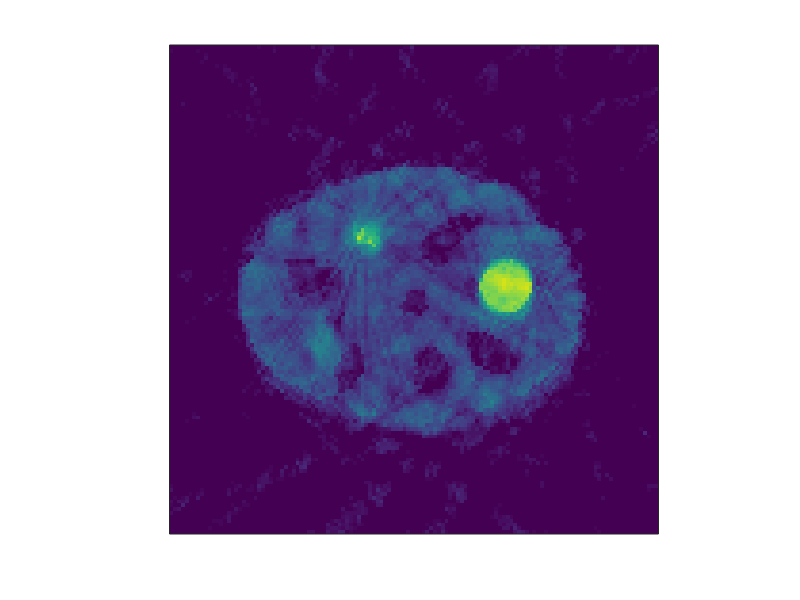
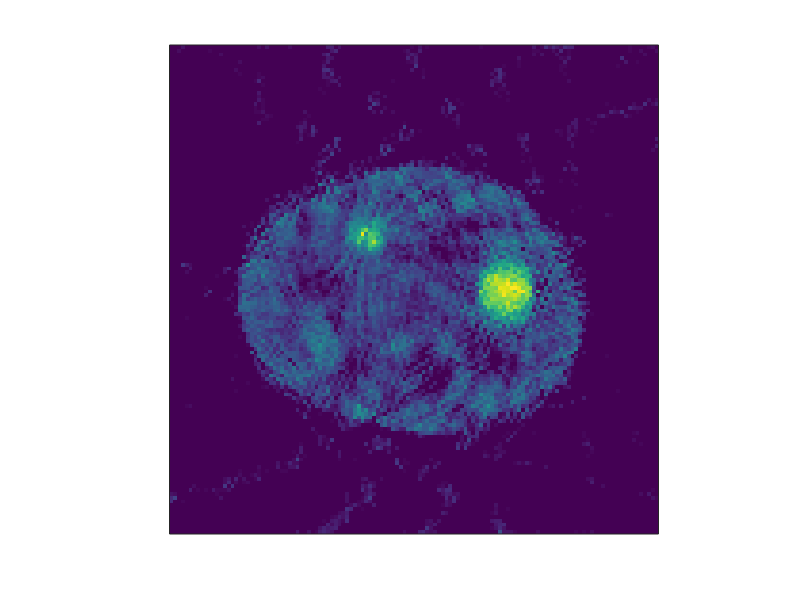
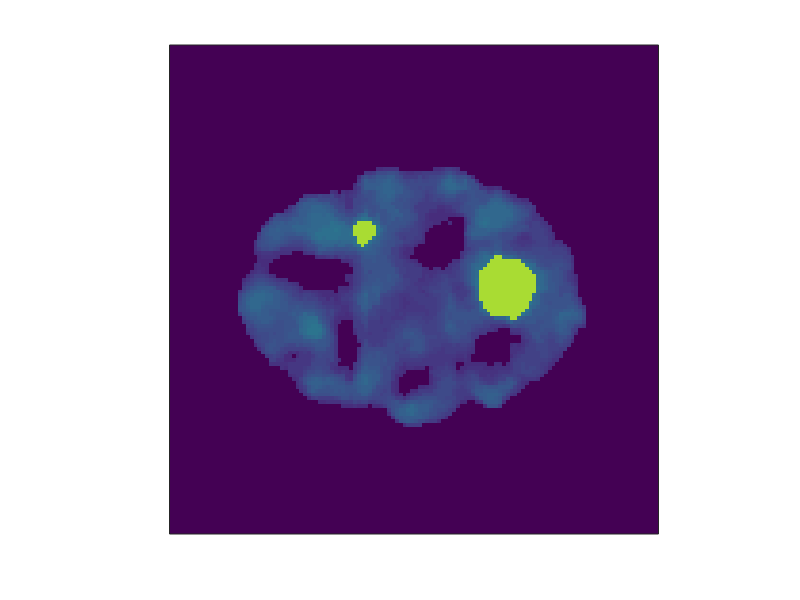
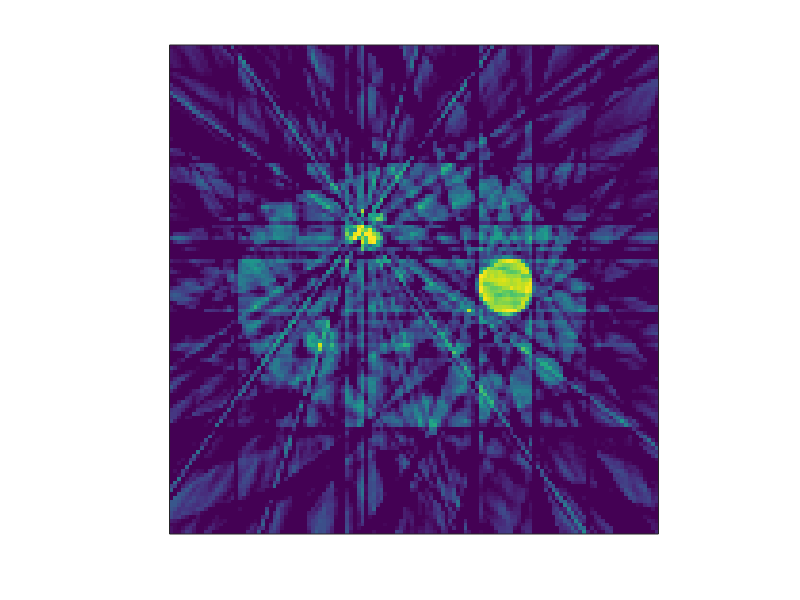

Write MATLAB code to recreate these figures, in order.
%% Load data matrices. 
filteredPriorRecon = load('data/Recon_128_prior.mat');
zeroPriorRecon = load('data/Recon_128_zeroprior.mat');
filteredPrior = load('data/InitialGuess');
fbpSparseRecon = load('prototype/data/SparseData');

%% Define color map axes. 

reconVals = [...
    filteredPriorRecon.recon(:); ...
    zeroPriorRecon.recon(:); ...
    filteredPrior.filteredRecon(:)];

colorRange = [min(reconVals), max(reconVals)];

%% Gather reconstructions and names into structs. 

recons = {filteredPriorRecon.recon;...
    zeroPriorRecon.recon;...
    filteredPrior.filteredRecon;...
    fbpSparseRecon.sparseRecon};

filenames = {'ReconFilteredPrior',...
    'ReconZeroPrior',...
    'FilteredPrior', ...
    'ReconSparseFBP'};

%% Plot reconstructions with titles to separate figures.

for i = 1:size(recons,1)
  currecon = recons{i};
  figure();
  imagesc(currecon);
  axis square;
  caxis(colorRange);
  xticks([]);
  yticks([]);
  filepath = strjoin({'images/', filenames{i}},'');
  saveas(gcf, filepath, 'epsc');
end
